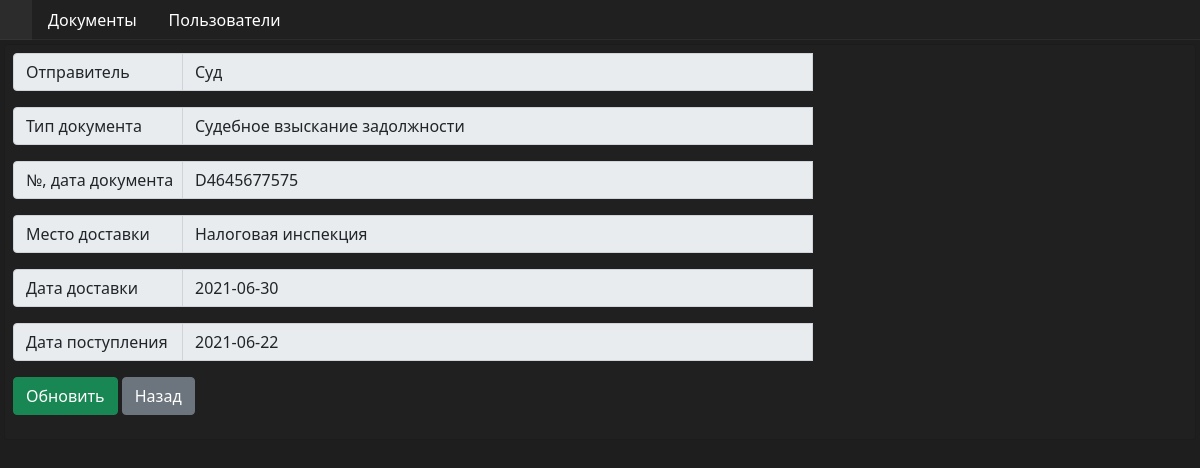
Screenshot of /includes/admin/docx_edit.php?red_id=2 with the database file from the repository.
### tables this page shows
CREATE TABLE IF NOT EXISTS `documents` (
  `id` int(10) NOT NULL,
  `sender` text NOT NULL,
  `doctype` text NOT NULL,
  `docdate` text NOT NULL,
  `delloc` text NOT NULL,
  `deldate` date NOT NULL,
  `receipt` date NOT NULL
);

### includes/ext/docx-cfg.php (called while the page is built, shortened)
<?php
    $sender = 'Отправитель';
    $doctype = 'Тип документа';
    $docdate = '№, дата документа';
    $delloc = 'Место доставки';
    $deldate = 'Дата доставки';
    $receipt = 'Дата поступления';
    include '../../includes/ext/db.php';
    if (isset($_GET['red_id'])) {
        $sql = mysqli_query($db_connect, "SELECT `id`, `sender`, `doctype`, `docdate`, `delloc`, `deldate`, `receipt` FROM `documents` WHERE `ID`={$_GET['red_id']}");
        $documents = mysqli_fetch_array($sql);
    }
?>

### includes/admin/docx_edit.php (the view)
<?php
    include '../../links.php';
    include '../../includes/ext/docx-cfg.php';
?>
<div class="container-fluid">
    <div class="row">
        <div class="col-md-12">
            <div class="card docx">
                <form method="post">
                    <div class="input-group mb-3">
                        <span class="input-group-text docx-input" id="inputGroup-sizing-default"><?php echo $sender ?></span>
                        <input type="text" class="form-control" name="sender" value="<?= isset($_GET['red_id']) ? $documents['sender'] : ''; ?>" disabled> <br>
                    </div>
                    <div class="input-group mb-3">
                        <span class="input-group-text docx-input" id="inputGroup-sizing-default"><?php echo $doctype ?></span>
                        <input type="text" class="form-control" name="doctype" value="<?= isset($_GET['red_id']) ? $documents['doctype'] : ''; ?>" disabled> <br>
                    </div>
                    <div class="input-group mb-3">
                        <span class="input-group-text docx-input" id="inputGroup-sizing-default"><?php echo $docdate ?></span>
                        <input type="text" class="form-control" name="docdate" value="<?= isset($_GET['red_id']) ? $documents['docdate'] : ''; ?>" disabled> <br>
                    </div>
                    <div class="input-group mb-3">
                        <span class="input-group-text docx-input" id="inputGroup-sizing-default"><?php echo $delloc ?></span>
                        <input type="text" class="form-control" name="delloc" value="<?= isset($_GET['red_id']) ? $documents['delloc'] : ''; ?>" disabled> <br>
                    </div>
                    <div class="input-group mb-3">
                        <span class="input-group-text docx-input" id="inputGroup-sizing-default"><?php echo $deldate ?></span>
                        <input type="text" class="form-control" name="deldate" value="<?= isset($_GET['red_id']) ? $documents['deldate'] : ''; ?>" disabled> <br>
                    </div>
                    <div class="input-group mb-3">
                        <span class="input-group-text docx-input" id="inputGroup-sizing-default"><?php echo $receipt ?></span>
                        <input type="text" class="form-control" name="receipt" value="<?= isset($_GET['red_id']) ? $documents['receipt'] : ''; ?>" disabled> <br>
                    </div>
                        <button type="submit" class="btn btn-success">Обновить</button>
                        <a class="btn btn-secondary" href="../../includes/admin/docx.php">Назад</a>
                </form>
            </div>
        </div>
    </div>
</div>

### assets/css/1.css (style rules this page uses)
a { text-decoration: none; }
.docx form { width: 800px; }
.docx-input { width: 170px; }
.container-fluid { padding: 4px; }
.card { border-radius: 4px; background-color: #202020; color: #fff; padding: 8px; display: flex; }
.row { margin: 0; }
.col-md-12 { padding: 0; }
a { color: #fff; }

### rows the page displays
documents: sender "Суд", doctype "Судебное взыскание задолжности", docdate "D4645677575", delloc "Налоговая инспекция", deldate "2021-06-30", receipt "2021-06-22"

### other values shown
$sender "Отправитель"
$doctype "Тип документа"
$docdate "№, дата документа"
$delloc "Место доставки"
$deldate "Дата доставки"
$receipt "Дата поступления"
